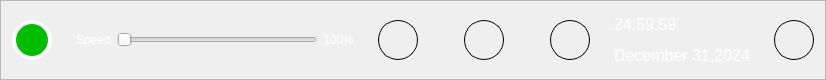
     <widget class="QFrame" name="bottomFrame">
      <property name="maximumSize">
       <size>
        <width>16777215</width>
        <height>80</height>
       </size>
      </property>
      <property name="styleSheet">
       <string notr="true">#bottomFrame{
	background-color : #333333;
}
#bottomFrame &gt; *{
	color: white;
}</string>
      </property>
      <property name="frameShape">
       <enum>QFrame::StyledPanel</enum>
      </property>
      <property name="frameShadow">
       <enum>QFrame::Raised</enum>
      </property>
      <layout class="QHBoxLayout" name="horizontalLayout_4">
       <item>
        <layout class="QHBoxLayout" name="horizontalLayout_3">
         <item>
          <widget class="QPushButton" name="initPushButton">
           <property name="sizePolicy">
            <sizepolicy hsizetype="Fixed" vsizetype="Fixed">
             <horstretch>0</horstretch>
             <verstretch>0</verstretch>
            </sizepolicy>
           </property>
           <property name="minimumSize">
            <size>
             <width>0</width>
             <height>0</height>
            </size>
           </property>
           <property name="maximumSize">
            <size>
             <width>40</width>
             <height>40</height>
            </size>
           </property>
           <property name="styleSheet">
            <string notr="true">#initPushButton {

    border: 4px solid white;
    border-radius: 20px;
    border-style: outset;
	background-color: #00bd00;
    padding: 5px;
}
#initPushButton:checked{
	background-color: #ff0000;
}</string>
           </property>
           <property name="text">
            <string/>
           </property>
           <property name="checkable">
            <bool>true</bool>
           </property>
          </widget>
         </item>
         <item>
          <layout class="QHBoxLayout" name="horizontalLayout">
           <item>
            <spacer name="horizontalSpacer_6">
             <property name="orientation">
              <enum>Qt::Horizontal</enum>
             </property>
             <property name="sizeHint" stdset="0">
              <size>
               <width>18</width>
               <height>20</height>
              </size>
             </property>
            </spacer>
           </item>
           <item>
            <widget class="QLabel" name="speedLabel">
             <property name="styleSheet">
              <string notr="true">color: white;</string>
             </property>
             <property name="text">
              <string>Speed</string>
             </property>
            </widget>
           </item>
           <item>
            <widget class="QSlider" name="speedSlider">
             <property name="minimumSize">
              <size>
               <width>200</width>
               <height>0</height>
              </size>
             </property>
             <property name="baseSize">
              <size>
               <width>100</width>
               <height>0</height>
              </size>
             </property>
             <property name="orientation">
              <enum>Qt::Horizontal</enum>
             </property>
            </widget>
           </item>
           <item>
            <widget class="QLabel" name="speedValueLabel">
             <property name="styleSheet">
              <string notr="true">color : white;
</string>
             </property>
             <property name="text">
              <string>100%</string>
             </property>
            </widget>
           </item>
          </layout>
         </item>
         <item>
          <spacer name="horizontalSpacer_5">
           <property name="orientation">
            <enum>Qt::Horizontal</enum>
           </property>
           <property name="sizeHint" stdset="0">
            <size>
             <width>18</width>
             <height>20</height>
            </size>
           </property>
          </spacer>
         </item>
         <item>
          <layout class="QHBoxLayout" name="horizontalLayout_2">
           <item>
            <widget class="QPushButton" name="playPushButton">
             <property name="sizePolicy">
              <sizepolicy hsizetype="Fixed" vsizetype="Fixed">
               <horstretch>0</horstretch>
               <verstretch>0</verstretch>
              </sizepolicy>
             </property>
             <property name="minimumSize">
              <size>
               <width>40</width>
               <height>40</height>
              </size>
             </property>
             <property name="maximumSize">
              <size>
               <width>40</width>
               <height>40</height>
              </size>
             </property>
             <property name="styleSheet">
              <string notr="true">#playPushButton{
	border: 1px solid black;
    border-radius: 20px;
    border-style: outset;
	border-image: url(:/bottom/play.png) 0 0 0 0 stretch stretch;
    padding: 5px;
}
#playPushButton:checked{
	border-image: url(:/bottom/play-gray.png) 0 0 0 0 stretch stretch;
}</string>
             </property>
             <property name="text">
              <string/>
             </property>
             <property name="checkable">
              <bool>true</bool>
             </property>
            </widget>
           </item>
           <item>
            <spacer name="horizontalSpacer_3">
             <property name="orientation">
              <enum>Qt::Horizontal</enum>
             </property>
             <property name="sizeHint" stdset="0">
              <size>
               <width>40</width>
               <height>20</height>
              </size>
             </property>
            </spacer>
           </item>
           <item>
            <widget class="QPushButton" name="fwdPushButton">
             <property name="sizePolicy">
              <sizepolicy hsizetype="Fixed" vsizetype="Fixed">
               <horstretch>0</horstretch>
               <verstretch>0</verstretch>
              </sizepolicy>
             </property>
             <property name="minimumSize">
              <size>
               <width>40</width>
               <height>40</height>
              </size>
             </property>
             <property name="maximumSize">
              <size>
               <width>40</width>
               <height>40</height>
              </size>
             </property>
             <property name="styleSheet">
              <string notr="true">
	border: 1px solid black;
    border-radius: 20px;
    border-style: outset;
	border-image: url(:/bottom/forward.jpeg) 0 0 0 0 stretch stretch;
    padding: 5px;

</string>
             </property>
             <property name="text">
              <string/>
             </property>
             <property name="checkable">
              <bool>true</bool>
             </property>
            </widget>
           </item>
           <item>
            <spacer name="horizontalSpacer">
             <property name="orientation">
              <enum>Qt::Horizontal</enum>
             </property>
             <property name="sizeHint" stdset="0">
              <size>
               <width>40</width>
               <height>20</height>
              </size>
             </property>
            </spacer>
           </item>
           <item>
            <widget class="QPushButton" name="stopPushButton">
             <property name="sizePolicy">
              <sizepolicy hsizetype="Fixed" vsizetype="Fixed">
               <horstretch>0</horstretch>
               <verstretch>0</verstretch>
              </sizepolicy>
             </property>
             <property name="minimumSize">
              <size>
               <width>40</width>
               <height>40</height>
              </size>
             </property>
             <property name="maximumSize">
              <size>
               <width>40</width>
               <height>40</height>
              </size>
             </property>
             <property name="styleSheet">
              <string notr="true">#stopPushButton{
	border: 1px solid black;
    border-radius: 20px;
    border-style: outset;
	border-image: url(:/bottom/stop.png) 0 0 0 0 stretch stretch;
    padding: 5px;
}
#stopPushButton:checked{
	border-image: url(:/bottom/stop-gray.png) 0 0 0 0 stretch stretch;
}</string>
             </property>
             <property name="text">
              <string/>
             </property>
             <property name="checkable">
              <bool>true</bool>
             </property>
            </widget>
           </item>
          </layout>
         </item>
         <item>
          <spacer name="horizontalSpacer_7">
           <property name="orientation">
            <enum>Qt::Horizontal</enum>
           </property>
           <property name="sizeHint" stdset="0">
            <size>
             <width>18</width>
             <height>20</height>
            </size>
           </property>
          </spacer>
         </item>
         <item>
          <layout class="QVBoxLayout" name="dateTimeVLayout">
           <item>
            <widget class="QLabel" name="timeLabel">
             <property name="font">
              <font>
               <pointsize>12</pointsize>
              </font>
             </property>
             <property name="styleSheet">
              <string notr="true">color: white;
</string>
             </property>
             <property name="text">
              <string>24:59:59</string>
             </property>
            </widget>
           </item>
           <item>
            <widget class="QLabel" name="dateLabel">
             <property name="font">
              <font>
               <pointsize>12</pointsize>
              </font>
             </property>
             <property name="styleSheet">
              <string notr="true">color: white;</string>
             </property>
             <property name="text">
              <string>December 31,2024</string>
             </property>
            </widget>
           </item>
          </layout>
         </item>
         <item>
          <spacer name="horizontalSpacer_8">
           <property name="orientation">
            <enum>Qt::Horizontal</enum>
           </property>
           <property name="sizeHint" stdset="0">
            <size>
             <width>18</width>
             <height>20</height>
            </size>
           </property>
          </spacer>
         </item>
         <item>
          <widget class="QPushButton" name="powerPushButton">
           <property name="sizePolicy">
            <sizepolicy hsizetype="Fixed" vsizetype="Fixed">
             <horstretch>0</horstretch>
             <verstretch>0</verstretch>
            </sizepolicy>
           </property>
           <property name="minimumSize">
            <size>
             <width>40</width>
             <height>40</height>
            </size>
           </property>
           <property name="maximumSize">
            <size>
             <width>40</width>
             <height>40</height>
            </size>
           </property>
           <property name="styleSheet">
            <string notr="true">#powerPushButton{
	border: 1px solid black;
    border-radius: 20px;
    border-style: outset;
	border-image: url(:/bottom/power.png) 0 0 0 0 stretch stretch;
    padding: 5px;
}
#powerPushButton:checked{
	border-image: url(:/bottom/power-gray.png) 0 0 0 0 stretch stretch;
}</string>
           </property>
           <property name="text">
            <string/>
           </property>
           <property name="checkable">
            <bool>true</bool>
           </property>
           <property name="checked">
            <bool>false</bool>
           </property>
          </widget>
         </item>
        </layout>
       </item>
      </layout>
     </widget>
